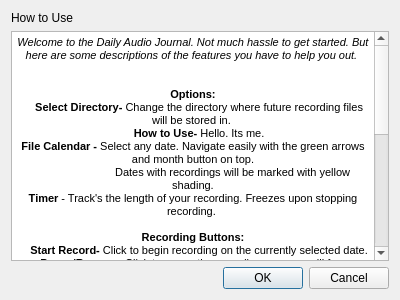
<?xml version="1.0" encoding="UTF-8"?>
<ui version="4.0">
 <class>HowtoUseDialog</class>
 <widget class="QDialog" name="HowtoUseDialog">
  <property name="geometry">
   <rect>
    <x>0</x>
    <y>0</y>
    <width>400</width>
    <height>300</height>
   </rect>
  </property>
  <property name="windowTitle">
   <string>Dialog</string>
  </property>
  <layout class="QVBoxLayout" name="verticalLayout">
   <item>
    <widget class="QLabel" name="label">
     <property name="text">
      <string>How to Use</string>
     </property>
    </widget>
   </item>
   <item>
    <widget class="QTextBrowser" name="textBrowser">
     <property name="html">
      <string>&lt;!DOCTYPE HTML PUBLIC &quot;-//W3C//DTD HTML 4.0//EN&quot; &quot;http://www.w3.org/TR/REC-html40/strict.dtd&quot;&gt;
&lt;html&gt;&lt;head&gt;&lt;meta name=&quot;qrichtext&quot; content=&quot;1&quot; /&gt;&lt;style type=&quot;text/css&quot;&gt;
p, li { white-space: pre-wrap; }
&lt;/style&gt;&lt;/head&gt;&lt;body style=&quot; font-family:'MS Shell Dlg 2'; font-size:8.25pt; font-weight:400; font-style:normal;&quot;&gt;
&lt;p align=&quot;center&quot; style=&quot; margin-top:0px; margin-bottom:0px; margin-left:0px; margin-right:0px; -qt-block-indent:0; text-indent:0px;&quot;&gt;&lt;span style=&quot; font-size:8pt; font-style:italic;&quot;&gt;Welcome to the Daily Audio Journal. Not much hassle to get started. But here are some descriptions of the features you have to help you out. &lt;/span&gt;&lt;/p&gt;
&lt;p align=&quot;center&quot; style=&quot; margin-top:0px; margin-bottom:0px; margin-left:0px; margin-right:0px; -qt-block-indent:0; text-indent:0px;&quot;&gt;&lt;span style=&quot; font-size:8pt;&quot;&gt;&lt;br /&gt;&lt;/span&gt;&lt;/p&gt;
&lt;p align=&quot;center&quot; style=&quot; margin-top:0px; margin-bottom:0px; margin-left:0px; margin-right:0px; -qt-block-indent:0; text-indent:0px;&quot;&gt;&lt;span style=&quot; font-size:8pt; font-weight:600;&quot;&gt;Options:&lt;/span&gt;&lt;/p&gt;
&lt;p align=&quot;center&quot; style=&quot; margin-top:0px; margin-bottom:0px; margin-left:0px; margin-right:0px; -qt-block-indent:0; text-indent:0px;&quot;&gt;&lt;span style=&quot; font-size:8pt; font-weight:600;&quot;&gt;    Select Directory-&lt;/span&gt;&lt;span style=&quot; font-size:8pt;&quot;&gt; Change the directory where future recording files will be stored in. &lt;/span&gt;&lt;/p&gt;
&lt;p align=&quot;center&quot; style=&quot; margin-top:0px; margin-bottom:0px; margin-left:0px; margin-right:0px; -qt-block-indent:0; text-indent:0px;&quot;&gt;&lt;span style=&quot; font-size:8pt;&quot;&gt;    &lt;/span&gt;&lt;span style=&quot; font-size:8pt; font-weight:600;&quot;&gt;How to Use-&lt;/span&gt;&lt;span style=&quot; font-size:8pt;&quot;&gt; Hello. Its me.&lt;/span&gt;&lt;/p&gt;
&lt;p align=&quot;center&quot; style=&quot; margin-top:0px; margin-bottom:0px; margin-left:0px; margin-right:0px; -qt-block-indent:0; text-indent:0px;&quot;&gt;&lt;span style=&quot; font-size:8pt; font-weight:600;&quot;&gt;File Calendar -&lt;/span&gt;&lt;span style=&quot; font-size:8pt;&quot;&gt; Select any date. Navigate easily with the green arrows and month button on top.&lt;/span&gt;&lt;/p&gt;
&lt;p align=&quot;center&quot; style=&quot; margin-top:0px; margin-bottom:0px; margin-left:0px; margin-right:0px; -qt-block-indent:0; text-indent:0px;&quot;&gt;&lt;span style=&quot; font-size:8pt;&quot;&gt;                          Dates with recordings will be marked with yellow shading.&lt;/span&gt;&lt;/p&gt;
&lt;p align=&quot;center&quot; style=&quot; margin-top:0px; margin-bottom:0px; margin-left:0px; margin-right:0px; -qt-block-indent:0; text-indent:0px;&quot;&gt;&lt;span style=&quot; font-size:8pt; font-weight:600;&quot;&gt;Timer&lt;/span&gt;&lt;span style=&quot; font-size:8pt;&quot;&gt; - Track's the length of your recording. Freezes upon stopping recording. &lt;/span&gt;&lt;/p&gt;
&lt;p align=&quot;center&quot; style=&quot;-qt-paragraph-type:empty; margin-top:0px; margin-bottom:0px; margin-left:0px; margin-right:0px; -qt-block-indent:0; text-indent:0px; font-size:8pt;&quot;&gt;&lt;br /&gt;&lt;/p&gt;
&lt;p align=&quot;center&quot; style=&quot; margin-top:0px; margin-bottom:0px; margin-left:0px; margin-right:0px; -qt-block-indent:0; text-indent:0px;&quot;&gt;&lt;span style=&quot; font-size:8pt; font-weight:600;&quot;&gt;Recording Buttons:&lt;/span&gt;&lt;/p&gt;
&lt;p align=&quot;center&quot; style=&quot; margin-top:0px; margin-bottom:0px; margin-left:0px; margin-right:0px; -qt-block-indent:0; text-indent:0px;&quot;&gt;&lt;span style=&quot; font-size:8pt; font-weight:600;&quot;&gt;    Start Record-&lt;/span&gt;&lt;span style=&quot; font-size:8pt;&quot;&gt; Click to begin recording on the currently selected date.&lt;/span&gt;&lt;/p&gt;
&lt;p align=&quot;center&quot; style=&quot; margin-top:0px; margin-bottom:0px; margin-left:0px; margin-right:0px; -qt-block-indent:0; text-indent:0px;&quot;&gt;&lt;span style=&quot; font-size:8pt;&quot;&gt;    &lt;/span&gt;&lt;span style=&quot; font-size:8pt; font-weight:600;&quot;&gt;Pause/Resume-&lt;/span&gt;&lt;span style=&quot; font-size:8pt;&quot;&gt; Click to pause the recording process, will freeze timer. Click to resume the recording process, will continue timer.&lt;/span&gt;&lt;/p&gt;
&lt;p align=&quot;center&quot; style=&quot; margin-top:0px; margin-bottom:0px; margin-left:0px; margin-right:0px; -qt-block-indent:0; text-indent:0px;&quot;&gt;&lt;span style=&quot; font-size:8pt;&quot;&gt;    &lt;/span&gt;&lt;span style=&quot; font-size:8pt; font-weight:600;&quot;&gt;Stop Record-&lt;/span&gt;&lt;span style=&quot; font-size:8pt;&quot;&gt; Click to stop a recording that has been started or paused. Will freeze timer.&lt;/span&gt;&lt;/p&gt;
&lt;p align=&quot;center&quot; style=&quot; margin-top:0px; margin-bottom:0px; margin-left:0px; margin-right:0px; -qt-block-indent:0; text-indent:0px;&quot;&gt;&lt;span style=&quot; font-size:8pt;&quot;&gt;    &lt;/span&gt;&lt;span style=&quot; font-size:8pt; font-weight:600;&quot;&gt;Clear Timer-&lt;/span&gt;&lt;span style=&quot; font-size:8pt;&quot;&gt; Click to reset the timer to 0 hours, 0 minutes, and 0 seconds.&lt;/span&gt;&lt;/p&gt;
&lt;p align=&quot;center&quot; style=&quot;-qt-paragraph-type:empty; margin-top:0px; margin-bottom:0px; margin-left:0px; margin-right:0px; -qt-block-indent:0; text-indent:0px; font-size:8pt;&quot;&gt;&lt;br /&gt;&lt;/p&gt;
&lt;p align=&quot;center&quot; style=&quot; margin-top:0px; margin-bottom:0px; margin-left:0px; margin-right:0px; -qt-block-indent:0; text-indent:0px;&quot;&gt;&lt;span style=&quot; font-size:8pt; font-weight:600;&quot;&gt;Playback Buttons:&lt;/span&gt;&lt;/p&gt;
&lt;p align=&quot;center&quot; style=&quot; margin-top:0px; margin-bottom:0px; margin-left:0px; margin-right:0px; -qt-block-indent:0; text-indent:0px;&quot;&gt;&lt;span style=&quot; font-size:8pt; font-weight:600;&quot;&gt;    Play-&lt;/span&gt;&lt;span style=&quot; font-size:8pt;&quot;&gt; Begin playback for the selected date.&lt;/span&gt;&lt;/p&gt;
&lt;p align=&quot;center&quot; style=&quot; margin-top:0px; margin-bottom:0px; margin-left:0px; margin-right:0px; -qt-block-indent:0; text-indent:0px;&quot;&gt;&lt;span style=&quot; font-size:8pt;&quot;&gt;    &lt;/span&gt;&lt;span style=&quot; font-size:8pt; font-weight:600;&quot;&gt;Pause-&lt;/span&gt;&lt;span style=&quot; font-size:8pt;&quot;&gt; Pause playback for the selected date.&lt;/span&gt;&lt;/p&gt;
&lt;p align=&quot;center&quot; style=&quot; margin-top:0px; margin-bottom:0px; margin-left:0px; margin-right:0px; -qt-block-indent:0; text-indent:0px;&quot;&gt;&lt;span style=&quot; font-size:8pt;&quot;&gt;    &lt;/span&gt;&lt;span style=&quot; font-size:8pt; font-weight:600;&quot;&gt;Stop&lt;/span&gt;&lt;span style=&quot; font-size:8pt;&quot;&gt;- Stop playback for the selected date. &lt;/span&gt;&lt;/p&gt;
&lt;p align=&quot;center&quot; style=&quot; margin-top:0px; margin-bottom:0px; margin-left:0px; margin-right:0px; -qt-block-indent:0; text-indent:0px;&quot;&gt;&lt;span style=&quot; font-size:8pt;&quot;&gt;    &lt;/span&gt;&lt;span style=&quot; font-size:8pt; font-weight:600;&quot;&gt;Delete-&lt;/span&gt;&lt;span style=&quot; font-size:8pt;&quot;&gt; Destroy the file for the selected date. &lt;/span&gt;&lt;/p&gt;
&lt;p align=&quot;center&quot; style=&quot;-qt-paragraph-type:empty; margin-top:0px; margin-bottom:0px; margin-left:0px; margin-right:0px; -qt-block-indent:0; text-indent:0px; font-size:8pt;&quot;&gt;&lt;br /&gt;&lt;/p&gt;
&lt;p align=&quot;center&quot; style=&quot; margin-top:0px; margin-bottom:0px; margin-left:0px; margin-right:0px; -qt-block-indent:0; text-indent:0px;&quot;&gt;&lt;span style=&quot; font-size:8pt; font-weight:600;&quot;&gt;Status Bar:&lt;/span&gt;&lt;/p&gt;
&lt;p align=&quot;center&quot; style=&quot; margin-top:0px; margin-bottom:0px; margin-left:0px; margin-right:0px; -qt-block-indent:0; text-indent:0px;&quot;&gt;&lt;span style=&quot; font-size:8pt; font-weight:600;&quot;&gt;    Playback Status' -&lt;/span&gt;&lt;span style=&quot; font-size:8pt;&quot;&gt;Found on the far right. Will display &amp;quot;Playing, Paused, Stopped, or No Entry Recorded&amp;quot; depending on the state of playback.&lt;/span&gt;&lt;/p&gt;
&lt;p align=&quot;center&quot; style=&quot; margin-top:0px; margin-bottom:0px; margin-left:0px; margin-right:0px; -qt-block-indent:0; text-indent:0px;&quot;&gt;&lt;span style=&quot; font-size:8pt; font-weight:600;&quot;&gt;    Adjustable Playback Bar-&lt;/span&gt;&lt;span style=&quot; font-size:8pt;&quot;&gt; Bar with blue button. Drag button to start playback at a certain location.&lt;/span&gt;&lt;/p&gt;
&lt;p align=&quot;center&quot; style=&quot; margin-top:0px; margin-bottom:0px; margin-left:0px; margin-right:0px; -qt-block-indent:0; text-indent:0px;&quot;&gt;&lt;span style=&quot; font-size:8pt;&quot;&gt;    &lt;/span&gt;&lt;span style=&quot; font-size:8pt; font-weight:600;&quot;&gt;Percentage Playback Bar-&lt;/span&gt;&lt;span style=&quot; font-size:8pt;&quot;&gt; Will indicate how much of the journal entry has been played so far. &lt;/span&gt;&lt;/p&gt;
&lt;p align=&quot;center&quot; style=&quot;-qt-paragraph-type:empty; margin-top:0px; margin-bottom:0px; margin-left:0px; margin-right:0px; -qt-block-indent:0; text-indent:0px; font-size:8pt;&quot;&gt;&lt;br /&gt;&lt;/p&gt;&lt;/body&gt;&lt;/html&gt;</string>
     </property>
    </widget>
   </item>
   <item>
    <widget class="QDialogButtonBox" name="buttonBox">
     <property name="orientation">
      <enum>Qt::Horizontal</enum>
     </property>
     <property name="standardButtons">
      <set>QDialogButtonBox::Cancel|QDialogButtonBox::Ok</set>
     </property>
    </widget>
   </item>
  </layout>
 </widget>
 <resources/>
 <connections>
  <connection>
   <sender>buttonBox</sender>
   <signal>accepted()</signal>
   <receiver>HowtoUseDialog</receiver>
   <slot>accept()</slot>
   <hints>
    <hint type="sourcelabel">
     <x>248</x>
     <y>254</y>
    </hint>
    <hint type="destinationlabel">
     <x>157</x>
     <y>274</y>
    </hint>
   </hints>
  </connection>
  <connection>
   <sender>buttonBox</sender>
   <signal>rejected()</signal>
   <receiver>HowtoUseDialog</receiver>
   <slot>reject()</slot>
   <hints>
    <hint type="sourcelabel">
     <x>316</x>
     <y>260</y>
    </hint>
    <hint type="destinationlabel">
     <x>286</x>
     <y>274</y>
    </hint>
   </hints>
  </connection>
 </connections>
</ui>
